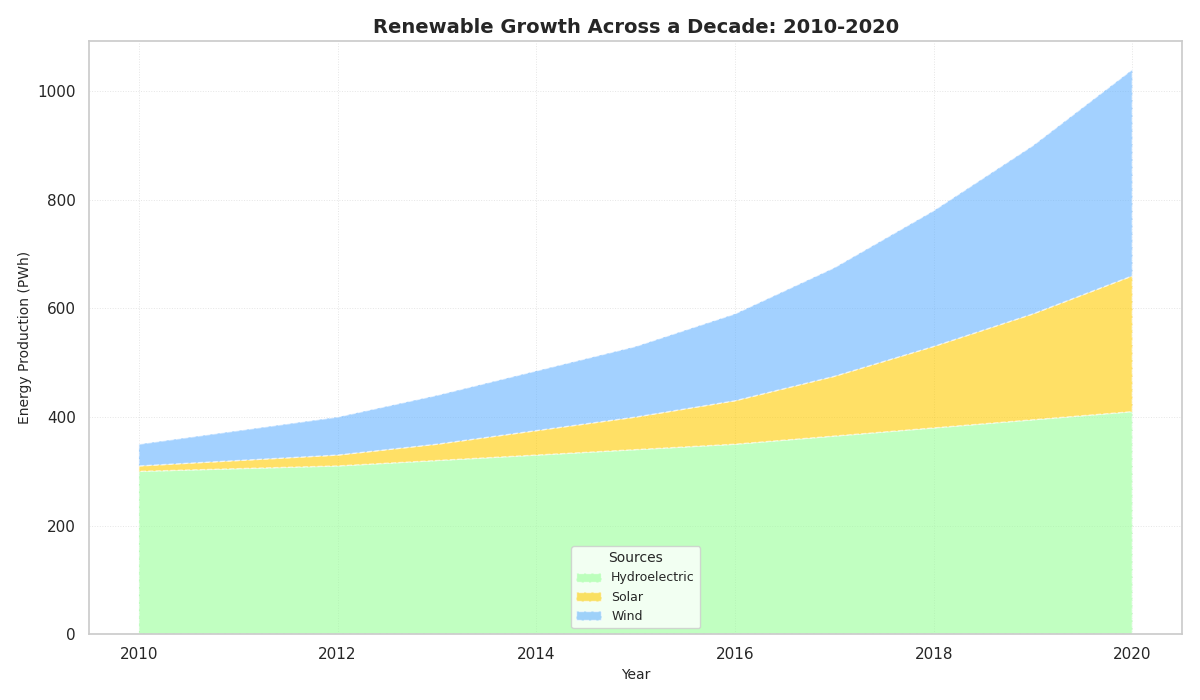

Generate this figure with Python:
import matplotlib.pyplot as plt
import numpy as np

years = np.arange(2010, 2021)
solar = np.array([10, 15, 20, 30, 45, 60, 80, 110, 150, 195, 250])
wind = np.array([40, 55, 70, 90, 110, 130, 160, 200, 250, 310, 380])
hydroelectric = np.array([300, 305, 310, 320, 330, 340, 350, 365, 380, 395, 410])

plt.figure(figsize=(12, 7))

# Alter the order and appearance of the stacks
plt.stackplot(years, hydroelectric, solar, wind,
              labels=['Hydroelectric', 'Solar', 'Wind'],
              colors=['#99ff99', '#ffcc00', '#66b3ff'],
              alpha=0.6, linestyle='--')

# Change title font size and style
plt.title("Renewable Growth Across a Decade: 2010-2020", fontsize=14, fontweight='bold')
plt.xlabel("Year", fontsize=10)
plt.ylabel("Energy Production (PWh)", fontsize=10)

# Modify legend location and remove the bounding box
plt.legend(loc='lower center', fontsize=9, title='Sources', title_fontsize='10')

# Add grid for emphasis
plt.grid(True, linestyle=':', linewidth=0.7, alpha=0.5)

plt.tight_layout()
plt.show()
